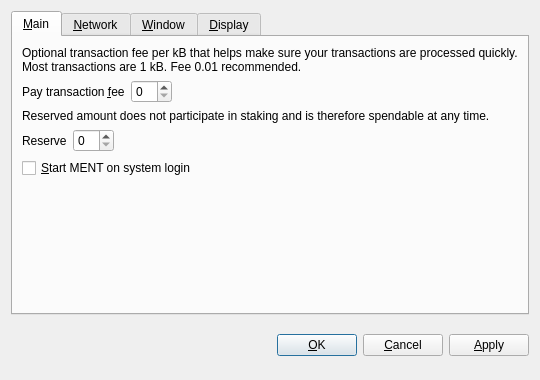
<?xml version="1.0" encoding="UTF-8"?>
<ui version="4.0">
 <class>OptionsDialog</class>
 <widget class="QDialog" name="OptionsDialog">
  <property name="geometry">
   <rect>
    <x>0</x>
    <y>0</y>
    <width>540</width>
    <height>380</height>
   </rect>
  </property>
  <property name="windowTitle">
   <string>Options</string>
  </property>
  <property name="modal">
   <bool>true</bool>
  </property>
  <layout class="QVBoxLayout" name="verticalLayout">
   <item>
    <widget class="QTabWidget" name="tabWidget">
     <property name="tabPosition">
      <enum>QTabWidget::North</enum>
     </property>
     <property name="currentIndex">
      <number>0</number>
     </property>
     <widget class="QWidget" name="tabMain">
      <attribute name="title">
       <string>&amp;Main</string>
      </attribute>
      <layout class="QVBoxLayout" name="verticalLayout_Main">
       <item>
        <widget class="QLabel" name="transactionFeeInfoLabel">
         <property name="text">
          <string>Optional transaction fee per kB that helps make sure your transactions are processed quickly. Most transactions are 1 kB. Fee 0.01 recommended.</string>
         </property>
         <property name="textFormat">
          <enum>Qt::PlainText</enum>
         </property>
         <property name="wordWrap">
          <bool>true</bool>
         </property>
        </widget>
       </item>
       <item>
        <layout class="QHBoxLayout" name="horizontalLayoutFee">
         <item>
          <widget class="QLabel" name="transactionFeeLabel">
           <property name="text">
            <string>Pay transaction &amp;fee</string>
           </property>
           <property name="textFormat">
            <enum>Qt::PlainText</enum>
           </property>
           <property name="buddy">
            <cstring>transactionFee</cstring>
           </property>
          </widget>
         </item>
         <item>
          <widget class="BitcoinAmountField" name="transactionFee"/>
         </item>
         <item>
          <spacer name="horizontalSpacerFee">
           <property name="orientation">
            <enum>Qt::Horizontal</enum>
           </property>
           <property name="sizeHint" stdset="0">
            <size>
             <width>40</width>
             <height>20</height>
            </size>
           </property>
          </spacer>
         </item>
        </layout>
       </item>
       <item>
        <widget class="QLabel" name="reserveBalanceInfoLabel">
         <property name="text">
          <string>Reserved amount does not participate in staking and is therefore spendable at any time.</string>
         </property>
         <property name="textFormat">
          <enum>Qt::PlainText</enum>
         </property>
         <property name="wordWrap">
          <bool>true</bool>
         </property>
        </widget>
       </item>
       <item>
        <layout class="QHBoxLayout" name="horizontalLayoutReserveBalance">
         <item>
          <widget class="QLabel" name="reserveBalanceLabel">
           <property name="text">
            <string>Reserve</string>
           </property>
           <property name="textFormat">
            <enum>Qt::PlainText</enum>
           </property>
           <property name="buddy">
            <cstring>reserveBalance</cstring>
           </property>
          </widget>
         </item>
         <item>
          <widget class="BitcoinAmountField" name="reserveBalance"/>
         </item>
         <item>
          <spacer name="horizontalSpacerReserveBalance">
           <property name="orientation">
            <enum>Qt::Horizontal</enum>
           </property>
           <property name="sizeHint" stdset="0">
            <size>
             <width>40</width>
             <height>20</height>
            </size>
           </property>
          </spacer>
         </item>
        </layout>
       </item>
       <item>
        <widget class="QCheckBox" name="bitcoinAtStartup">
         <property name="toolTip">
          <string>Automatically start MENT after logging in to the system.</string>
         </property>
         <property name="text">
          <string>&amp;Start MENT on system login</string>
         </property>
        </widget>
       </item>
       <item>
        <spacer name="verticalSpacer_Main">
         <property name="orientation">
          <enum>Qt::Vertical</enum>
         </property>
         <property name="sizeHint" stdset="0">
          <size>
           <width>20</width>
           <height>40</height>
          </size>
         </property>
        </spacer>
       </item>
      </layout>
     </widget>
     <widget class="QWidget" name="tabNetwork">
      <attribute name="title">
       <string>&amp;Network</string>
      </attribute>
      <layout class="QVBoxLayout" name="verticalLayout_Network">
       <item>
        <widget class="QCheckBox" name="mapPortUpnp">
         <property name="toolTip">
          <string>Automatically open the MENT client port on the router. This only works when your router supports UPnP and it is enabled.</string>
         </property>
         <property name="text">
          <string>Map port using &amp;UPnP</string>
         </property>
        </widget>
       </item>
       <item>
        <widget class="QCheckBox" name="connectSocks">
         <property name="toolTip">
          <string>Connect to the MENT network through a SOCKS proxy (e.g. when connecting through Tor).</string>
         </property>
         <property name="text">
          <string>&amp;Connect through SOCKS proxy:</string>
         </property>
        </widget>
       </item>
       <item>
        <layout class="QHBoxLayout" name="horizontalLayout_Network">
         <item>
          <widget class="QLabel" name="proxyIpLabel">
           <property name="text">
            <string>Proxy &amp;IP:</string>
           </property>
           <property name="textFormat">
            <enum>Qt::PlainText</enum>
           </property>
           <property name="buddy">
            <cstring>proxyIp</cstring>
           </property>
          </widget>
         </item>
         <item>
          <widget class="QValidatedLineEdit" name="proxyIp">
           <property name="maximumSize">
            <size>
             <width>140</width>
             <height>16777215</height>
            </size>
           </property>
           <property name="toolTip">
            <string>IP address of the proxy (e.g. 127.0.0.1)</string>
           </property>
          </widget>
         </item>
         <item>
          <widget class="QLabel" name="proxyPortLabel">
           <property name="text">
            <string>&amp;Port:</string>
           </property>
           <property name="textFormat">
            <enum>Qt::PlainText</enum>
           </property>
           <property name="buddy">
            <cstring>proxyPort</cstring>
           </property>
          </widget>
         </item>
         <item>
          <widget class="QLineEdit" name="proxyPort">
           <property name="maximumSize">
            <size>
             <width>55</width>
             <height>16777215</height>
            </size>
           </property>
           <property name="toolTip">
            <string>Port of the proxy (e.g. 9050)</string>
           </property>
          </widget>
         </item>
         <item>
          <widget class="QLabel" name="socksVersionLabel">
           <property name="text">
            <string>SOCKS &amp;Version:</string>
           </property>
           <property name="textFormat">
            <enum>Qt::PlainText</enum>
           </property>
           <property name="buddy">
            <cstring>socksVersion</cstring>
           </property>
          </widget>
         </item>
         <item>
          <widget class="QValueComboBox" name="socksVersion">
           <property name="toolTip">
            <string>SOCKS version of the proxy (e.g. 5)</string>
           </property>
          </widget>
         </item>
         <item>
          <spacer name="horizontalSpacer_Network">
           <property name="orientation">
            <enum>Qt::Horizontal</enum>
           </property>
           <property name="sizeHint" stdset="0">
            <size>
             <width>40</width>
             <height>20</height>
            </size>
           </property>
          </spacer>
         </item>
        </layout>
       </item>
       <item>
        <spacer name="verticalSpacer_Network">
         <property name="orientation">
          <enum>Qt::Vertical</enum>
         </property>
         <property name="sizeHint" stdset="0">
          <size>
           <width>20</width>
           <height>40</height>
          </size>
         </property>
        </spacer>
       </item>
      </layout>
     </widget>
     <widget class="QWidget" name="tabWindow">
      <attribute name="title">
       <string>&amp;Window</string>
      </attribute>
      <layout class="QVBoxLayout" name="verticalLayout_Window">
       <item>
        <widget class="QCheckBox" name="minimizeToTray">
         <property name="toolTip">
          <string>Show only a tray icon after minimizing the window.</string>
         </property>
         <property name="text">
          <string>&amp;Minimize to the tray instead of the taskbar</string>
         </property>
        </widget>
       </item>
       <item>
        <widget class="QCheckBox" name="minimizeOnClose">
         <property name="toolTip">
          <string>Minimize instead of exit the application when the window is closed. When this option is enabled, the application will be closed only after selecting Quit in the menu.</string>
         </property>
         <property name="text">
          <string>M&amp;inimize on close</string>
         </property>
        </widget>
       </item>
       <item>
        <spacer name="verticalSpacer_Window">
         <property name="orientation">
          <enum>Qt::Vertical</enum>
         </property>
         <property name="sizeHint" stdset="0">
          <size>
           <width>20</width>
           <height>40</height>
          </size>
         </property>
        </spacer>
       </item>
      </layout>
     </widget>
     <widget class="QWidget" name="tabDisplay">
      <attribute name="title">
       <string>&amp;Display</string>
      </attribute>
      <layout class="QVBoxLayout" name="verticalLayout_Display">
       <item>
        <layout class="QHBoxLayout" name="horizontalLayout_1_Display">
         <item>
          <widget class="QLabel" name="langLabel">
           <property name="text">
            <string>User Interface &amp;language:</string>
           </property>
           <property name="textFormat">
            <enum>Qt::PlainText</enum>
           </property>
           <property name="buddy">
            <cstring>lang</cstring>
           </property>
          </widget>
         </item>
         <item>
          <widget class="QValueComboBox" name="lang">
           <property name="toolTip">
            <string>The user interface language can be set here. This setting will take effect after restarting MENT.</string>
           </property>
          </widget>
         </item>
        </layout>
       </item>
       <item>
        <layout class="QHBoxLayout" name="horizontalLayout_2_Display">
         <item>
          <widget class="QLabel" name="unitLabel">
           <property name="text">
            <string>&amp;Unit to show amounts in:</string>
           </property>
           <property name="textFormat">
            <enum>Qt::PlainText</enum>
           </property>
           <property name="buddy">
            <cstring>unit</cstring>
           </property>
          </widget>
         </item>
         <item>
          <widget class="QValueComboBox" name="unit">
           <property name="toolTip">
            <string>Choose the default subdivision unit to show in the interface and when sending coins.</string>
           </property>
          </widget>
         </item>
        </layout>
       </item>
       <item>
        <widget class="QCheckBox" name="displayAddresses">
         <property name="toolTip">
          <string>Whether to show MENT addresses in the transaction list or not.</string>
         </property>
         <property name="text">
          <string>&amp;Display addresses in transaction list</string>
         </property>
        </widget>
       </item>
       <item>
        <widget class="QCheckBox" name="coinControlFeatures">
         <property name="toolTip">
          <string>Whether to show coin control features or not.</string>
         </property>
         <property name="text">
          <string>Display coin &amp;control features (experts only!)</string>
         </property>
        </widget>
       </item>
       <item>
        <spacer name="verticalSpacer_Display">
         <property name="orientation">
          <enum>Qt::Vertical</enum>
         </property>
         <property name="sizeHint" stdset="0">
          <size>
           <width>20</width>
           <height>40</height>
          </size>
         </property>
        </spacer>
       </item>
      </layout>
     </widget>
    </widget>
   </item>
   <item>
    <layout class="QHBoxLayout" name="horizontalLayout_Buttons">
     <item>
      <spacer name="horizontalSpacer_1">
       <property name="orientation">
        <enum>Qt::Horizontal</enum>
       </property>
       <property name="sizeHint" stdset="0">
        <size>
         <width>40</width>
         <height>48</height>
        </size>
       </property>
      </spacer>
     </item>
     <item>
      <widget class="QLabel" name="statusLabel">
       <property name="font">
        <font>
         <weight>75</weight>
         <bold>true</bold>
        </font>
       </property>
       <property name="text">
        <string/>
       </property>
       <property name="textFormat">
        <enum>Qt::PlainText</enum>
       </property>
       <property name="wordWrap">
        <bool>true</bool>
       </property>
      </widget>
     </item>
     <item>
      <spacer name="horizontalSpacer_2">
       <property name="orientation">
        <enum>Qt::Horizontal</enum>
       </property>
       <property name="sizeHint" stdset="0">
        <size>
         <width>40</width>
         <height>48</height>
        </size>
       </property>
      </spacer>
     </item>
     <item>
      <widget class="QPushButton" name="okButton">
       <property name="text">
        <string>&amp;OK</string>
       </property>
      </widget>
     </item>
     <item>
      <widget class="QPushButton" name="cancelButton">
       <property name="text">
        <string>&amp;Cancel</string>
       </property>
       <property name="autoDefault">
        <bool>false</bool>
       </property>
      </widget>
     </item>
     <item>
      <widget class="QPushButton" name="applyButton">
       <property name="text">
        <string>&amp;Apply</string>
       </property>
       <property name="autoDefault">
        <bool>false</bool>
       </property>
      </widget>
     </item>
    </layout>
   </item>
  </layout>
 </widget>
 <customwidgets>
  <customwidget>
   <class>BitcoinAmountField</class>
   <extends>QSpinBox</extends>
   <header>bitcoinamountfield.h</header>
  </customwidget>
  <customwidget>
   <class>QValueComboBox</class>
   <extends>QComboBox</extends>
   <header>qvaluecombobox.h</header>
  </customwidget>
  <customwidget>
   <class>QValidatedLineEdit</class>
   <extends>QLineEdit</extends>
   <header>qvalidatedlineedit.h</header>
  </customwidget>
 </customwidgets>
 <resources/>
 <connections/>
</ui>
